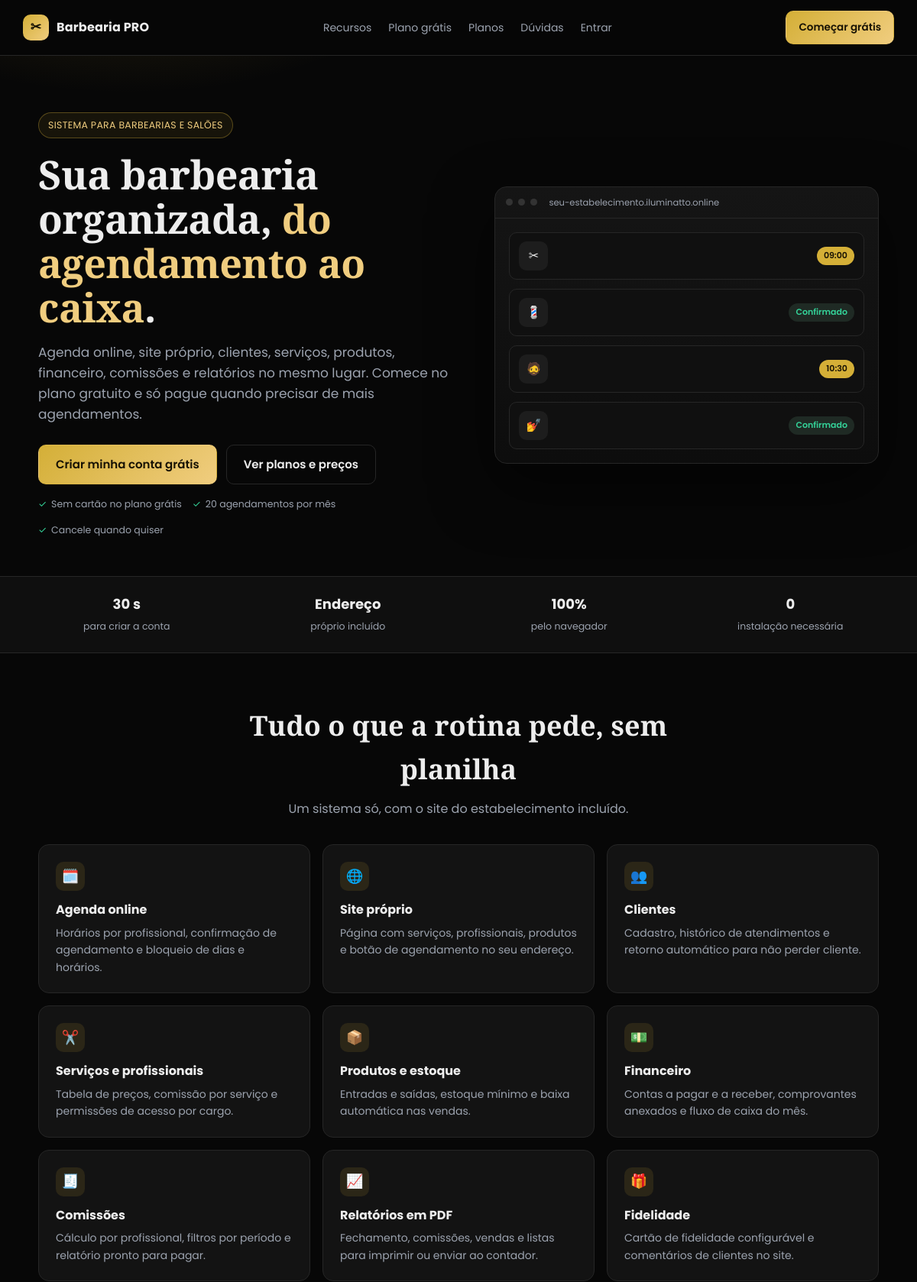
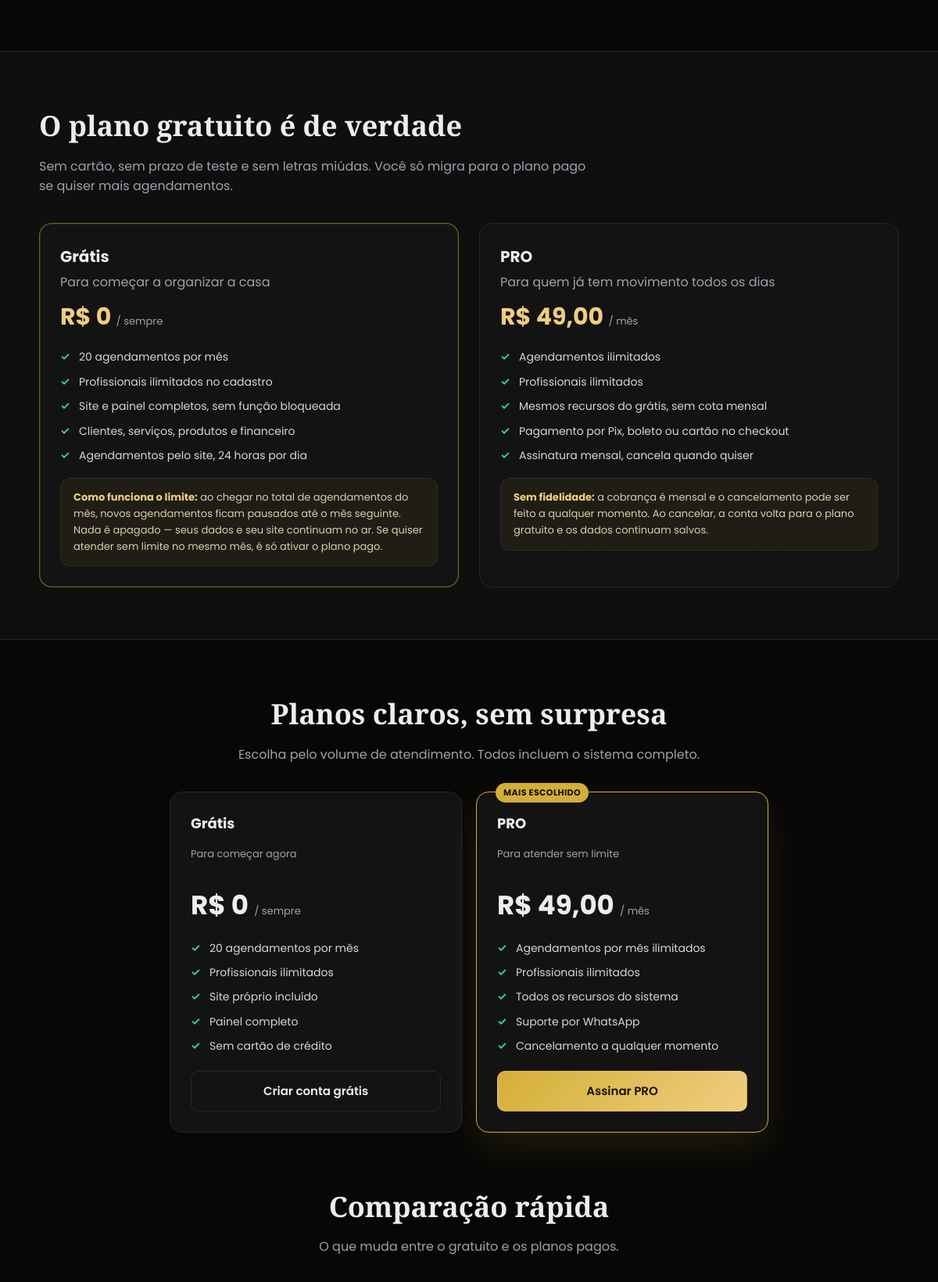
/planos.php (upper part), run on the app's committed database (2 pictures, top to bottom).
### tables this page shows
CREATE TABLE IF NOT EXISTS `saas_planos` (
  `id` int(11) NOT NULL AUTO_INCREMENT,
  `nome` varchar(60) NOT NULL,
  `valor` decimal(10,2) NOT NULL DEFAULT 0.00,
  `limite_profissionais` int(11) NOT NULL DEFAULT 0,
  `limite_agendamentos` int(11) NOT NULL DEFAULT 0,
  `ativo` varchar(5) NOT NULL DEFAULT 'Sim',
  PRIMARY KEY (`id`)
);

### planos.php (the view, shortened to what this page needs)
<?php
require_once(__DIR__ . '/sistema/conexao.php');
$bbv_planos = array();
try {
    $bbv_q = $pdo_controle->query("SELECT * FROM saas_planos WHERE ativo = 'Sim' ORDER BY valor ASC");
    if ($bbv_q) {
        $bbv_planos = $bbv_q->fetchAll(PDO::FETCH_ASSOC);
    }
} catch (Exception $e) {
    $bbv_planos = array();
}
$bbv_gratis = null;
$bbv_pagos = array();
foreach ($bbv_planos as $bbv_p) {
    if ((float) $bbv_p['valor'] <= 0) {
        if ($bbv_gratis === null) {
            $bbv_gratis = $bbv_p;
        }
    } else {
        $bbv_pagos[] = $bbv_p;
    }
}
$bbv_limite_gratis = ($bbv_gratis && (int) $bbv_gratis['limite_agendamentos'] > 0)
    ? (int) $bbv_gratis['limite_agendamentos']
    : null;
$bbv_limite_prof_gratis = ($bbv_gratis && (int) $bbv_gratis['limite_profissionais'] > 0)
    ? (int) $bbv_gratis['limite_profissionais']
    : null;
$bbv_preco_pago = null;
$bbv_plano_pago = null;
foreach ($bbv_pagos as $bbv_p) {
    if ($bbv_preco_pago === null || (float) $bbv_p['valor'] < $bbv_preco_pago) {
        $bbv_preco_pago = (float) $bbv_p['valor'];
        $bbv_plano_pago = $bbv_p;
    }
}
function bbv_brl($valor)
{
    return 'R$ ' . number_format((float) $valor, 2, ',', '.');
}
function bbv_limite($limite, $singular, $plural)
{
    $limite = (int) $limite;
    if ($limite <= 0) {
        return ucfirst($plural) . ' ilimitados';
    }
    return $limite . ' ' . ($limite === 1 ? $singular : $plural);
}
$bbv_agendamentos_gratis = $bbv_limite_gratis !== null
    ? $bbv_limite_gratis . ' agendamentos por mês'
    : 'agendamentos ilimitados';
?>
<!DOCTYPE html>
<html lang="pt-BR">
<head>
</head>
<body>
  <header class="nav">
    <div class="wrap nav-inner">
      <a class="brand" href="./"><span class="brand-mark">✂</span> Barbearia PRO</a>
      <nav class="nav-links">
        <a href="#recursos">Recursos</a>
        <a href="#gratis">Plano grátis</a>
        <a href="#planos">Planos</a>
        <a href="#duvidas">Dúvidas</a>
        <a href="sistema/">Entrar</a>
      </nav>
      <a class="btn btn-gold btn-sm" href="assinar.php">Começar grátis</a>
    </div>
  </header>
  <main>
    <section class="hero">
      <div class="wrap hero-grid">
        <div>
          <span class="eyebrow">Sistema para barbearias e salões</span>
          <h1>Sua barbearia organizada, <em>do agendamento ao caixa</em>.</h1>
          <p class="lead">
            Agenda online, site próprio, clientes, serviços, produtos, financeiro, comissões e relatórios
            no mesmo lugar. Comece no plano gratuito e só pague quando precisar de mais agendamentos.
          </p>
          <div class="hero-actions">
            <a class="btn btn-gold" href="assinar.php">Criar minha conta grátis</a>
            <a class="btn btn-ghost" href="#planos">Ver planos e preços</a>
          </div>
          <div class="hero-note">
            <span>Sem cartão no plano grátis</span>
            <span><?php echo htmlspecialchars($bbv_agendamentos_gratis); ?></span>
            <span>Cancele quando quiser</span>
          </div>
        </div>
        <div class="mock" aria-hidden="true">
          <div class="mock-top">
            <span class="dot"></span><span class="dot"></span><span class="dot"></span>
            <span class="mock-url">seu-estabelecimento.<?php echo htmlspecialchars(BB_DOMINIO_BASE); ?></span>
          </div>
          <div class="mock-body">
            <div class="mock-row">
              <span class="mock-avatar">✂</span>
              <span class="mock-pill">09:00</span>
            </div>
            <div class="mock-row">
              <span class="mock-avatar">💈</span>
              <span class="mock-pill alt">Confirmado</span>
            </div>
            <div class="mock-row">
              <span class="mock-avatar">🧔</span>
              <span class="mock-pill">10:30</span>
            </div>
            <div class="mock-row">
              <span class="mock-avatar">💅</span>
              <span class="mock-pill alt">Confirmado</span>
            </div>
          </div>
        </div>
      </div>
    </section>
    <div class="strip">
      <div class="wrap strip-inner">
        <div><strong>30 s</strong><span>para criar a conta</span></div>
        <div><strong>Endereço</strong><span>próprio incluído</span></div>
        <div><strong>100%</strong><span>pelo navegador</span></div>
        <div><strong>0</strong><span>instalação necessária</span></div>
      </div>
    </div>
    <section id="recursos">
      <div class="wrap">
        <div class="section-head">
          <h2>Tudo o que a rotina pede, sem planilha</h2>
          <p>Um sistema só, com o site do estabelecimento incluído.</p>
        </div>
        <div class="cards">
          <article class="card">
            <div class="ico">🗓️</div>
            <h3>Agenda online</h3>
            <p>Horários por profissional, confirmação de agendamento e bloqueio de dias e horários.</p>
          </article>
          <article class="card">
            <div class="ico">🌐</div>
            <h3>Site próprio</h3>
            <p>Página com serviços, profissionais, produtos e botão de agendamento no seu endereço.</p>
          </article>
          <article class="card">
            <div class="ico">👥</div>
            <h3>Clientes</h3>
            <p>Cadastro, histórico de atendimentos e retorno automático para não perder cliente.</p>
          </article>
          <article class="card">
            <div class="ico">✂️</div>
            <h3>Serviços e profissionais</h3>
            <p>Tabela de preços, comissão por serviço e permissões de acesso por cargo.</p>
          </article>
          <article class="card">
            <div class="ico">📦</div>
            <h3>Produtos e estoque</h3>
            <p>Entradas e saídas, estoque mínimo e baixa automática nas vendas.</p>
          </article>
          <article class="card">
            <div class="ico">💵</div>
            <h3>Financeiro</h3>
            <p>Contas a pagar e a receber, comprovantes anexados e fluxo de caixa do mês.</p>
          </article>
          <article class="card">
            <div class="ico">🧾</div>
            <h3>Comissões</h3>
            <p>Cálculo por profissional, filtros por período e relatório pronto para pagar.</p>
          </article>
          <article class="card">
            <div class="ico">📈</div>
            <h3>Relatórios em PDF</h3>
            <p>Fechamento, comissões, vendas e listas para imprimir ou enviar ao contador.</p>
          </article>
          <article class="card">
            <div class="ico">🎁</div>
            <h3>Fidelidade</h3>
            <p>Cartão de fidelidade configurável e comentários de clientes no site.</p>
          </article>
        </div>
      </div>
    </section>
    <section class="freemium" id="gratis">
      <div class="wrap">
        <div class="section-head" style="text-align:left;margin-left:0;max-width:720px">
          <h2>O plano gratuito é de verdade</h2>
          <p>Sem cartão, sem prazo de teste e sem letras miúdas. Você só migra para o plano pago se quiser mais agendamentos.</p>
        </div>
        <div class="freemium-grid">
          <div class="freemium-card destaque">
            <h3>Grátis</h3>
            <p class="sub" style="color:var(--muted);margin:0">Para começar a organizar a casa</p>
            <div class="preco">R$ 0 <small>/ sempre</small></div>
            <ul class="check">
              <li><?php echo htmlspecialchars($bbv_agendamentos_gratis); ?></li>
              <li><?php echo htmlspecialchars(bbv_limite($bbv_limite_prof_gratis, 'profissional', 'profissionais')); ?> no cadastro</li>
              <li>Site e painel completos, sem função bloqueada</li>
              <li>Clientes, serviços, produtos e financeiro</li>
              <li>Agendamentos pelo site, 24 horas por dia</li>
            </ul>
            <div class="nota">
              <strong>Como funciona o limite:</strong> ao chegar no total de agendamentos do mês,
              novos agendamentos ficam pausados até o mês seguinte. Nada é apagado — seus dados
              e seu site continuam no ar. Se quiser atender sem limite no mesmo mês, é só ativar o plano pago.
            </div>
          </div>
          <div class="freemium-card">
            <h3><?php echo $bbv_plano_pago ? htmlspecialchars($bbv_plano_pago['nome']) : 'PRO'; ?></h3>
            <p class="sub" style="color:var(--muted);margin:0">Para quem já tem movimento todos os dias</p>
            <div class="preco"><?php echo bbv_brl($bbv_preco_pago); ?> <small>/ mês</small></div>
            <ul class="check">
              <li>Agendamentos ilimitados</li>
              <li><?php echo $bbv_plano_pago ? htmlspecialchars(bbv_limite($bbv_plano_pago['limite_profissionais'], 'profissional', 'profissionais')) : 'Profissionais ilimitados'; ?></li>
              <li>Mesmos recursos do grátis, sem cota mensal</li>
              <li>Pagamento por Pix, boleto ou cartão no checkout</li>
              <li>Assinatura mensal, cancela quando quiser</li>
            </ul>
            <div class="nota">
              <strong>Sem fidelidade:</strong> a cobrança é mensal e o cancelamento pode ser feito a qualquer momento.
              Ao cancelar, a conta volta para o plano gratuito e os dados continuam salvos.
            </div>
          </div>
        </div>
      </div>
    </section>
    <section id="planos">
      <div class="wrap">
        <div class="section-head">
          <h2>Planos claros, sem surpresa</h2>
          <p>Escolha pelo volume de atendimento. Todos incluem o sistema completo.</p>
        </div>
        <div class="planos-grid">
          <article class="plano">
            <h3>Grátis</h3>
            <p class="sub">Para começar agora</p>
            <div class="valor">R$ 0 <small>/ sempre</small></div>
            <ul class="check">
              <li><?php echo htmlspecialchars($bbv_agendamentos_gratis); ?></li>
              <li><?php echo htmlspecialchars(bbv_limite($bbv_limite_prof_gratis, 'profissional', 'profissionais')); ?></li>
              <li>Site próprio incluído</li>
              <li>Painel completo</li>
              <li>Sem cartão de crédito</li>
            </ul>
            <a class="btn btn-ghost" href="assinar.php">Criar conta grátis</a>
          </article>
          <?php foreach ($bbv_pagos as $bbv_indice => $bbv_p) {
              $bbv_popular = ($bbv_indice === 0);
          ?>
            <article class="plano<?php echo $bbv_popular ? ' popular' : ''; ?>">
              <?php if ($bbv_popular) { ?><span class="tag">Mais escolhido</span><?php } ?>
              <h3><?php echo htmlspecialchars($bbv_p['nome']); ?></h3>
              <p class="sub"><?php echo $bbv_popular ? 'Para atender sem limite' : 'Mais recursos e limites'; ?></p>
              <div class="valor"><?php echo bbv_brl($bbv_p['valor']); ?> <small>/ mês</small></div>
              <ul class="check">
                <li><?php echo htmlspecialchars(bbv_limite($bbv_p['limite_agendamentos'], 'agendamento por mês', 'agendamentos por mês')); ?></li>
                <li><?php echo htmlspecialchars(bbv_limite($bbv_p['limite_profissionais'], 'profissional', 'profissionais')); ?></li>
                <li>Todos os recursos do sistema</li>
                <li>Suporte por WhatsApp</li>
                <li>Cancelamento a qualquer momento</li>
              </ul>
              <a class="btn btn-gold" href="assinar.php">Assinar <?php echo htmlspecialchars($bbv_p['nome']); ?></a>
            </article>
          <?php } ?>
        </div>
      </div>
    </section>
    <section id="comparar" style="padding-top:0">
      <div class="wrap">
        <div class="section-head">
          <h2>Comparação rápida</h2>
          <p>O que muda entre o gratuito e os planos pagos.</p>
        </div>
      </div>
    </section>
  </main>
</body>
</html>

### data on the page
saas_planos: limite_agendamentos "20 agendamentos por mês"
saas_planos: nome "PRO", valor "R$ 49,00", limite_profissionais "Profissionais ilimitados", limite_agendamentos "Agendamentos por mês ilimitados"

### other printed values
BB_DOMINIO_BASE "iluminatto.online"
bbv_limite($bbv_limite_prof_gratis, 'profissional', 'profissionais') "Profissionais ilimitados"
